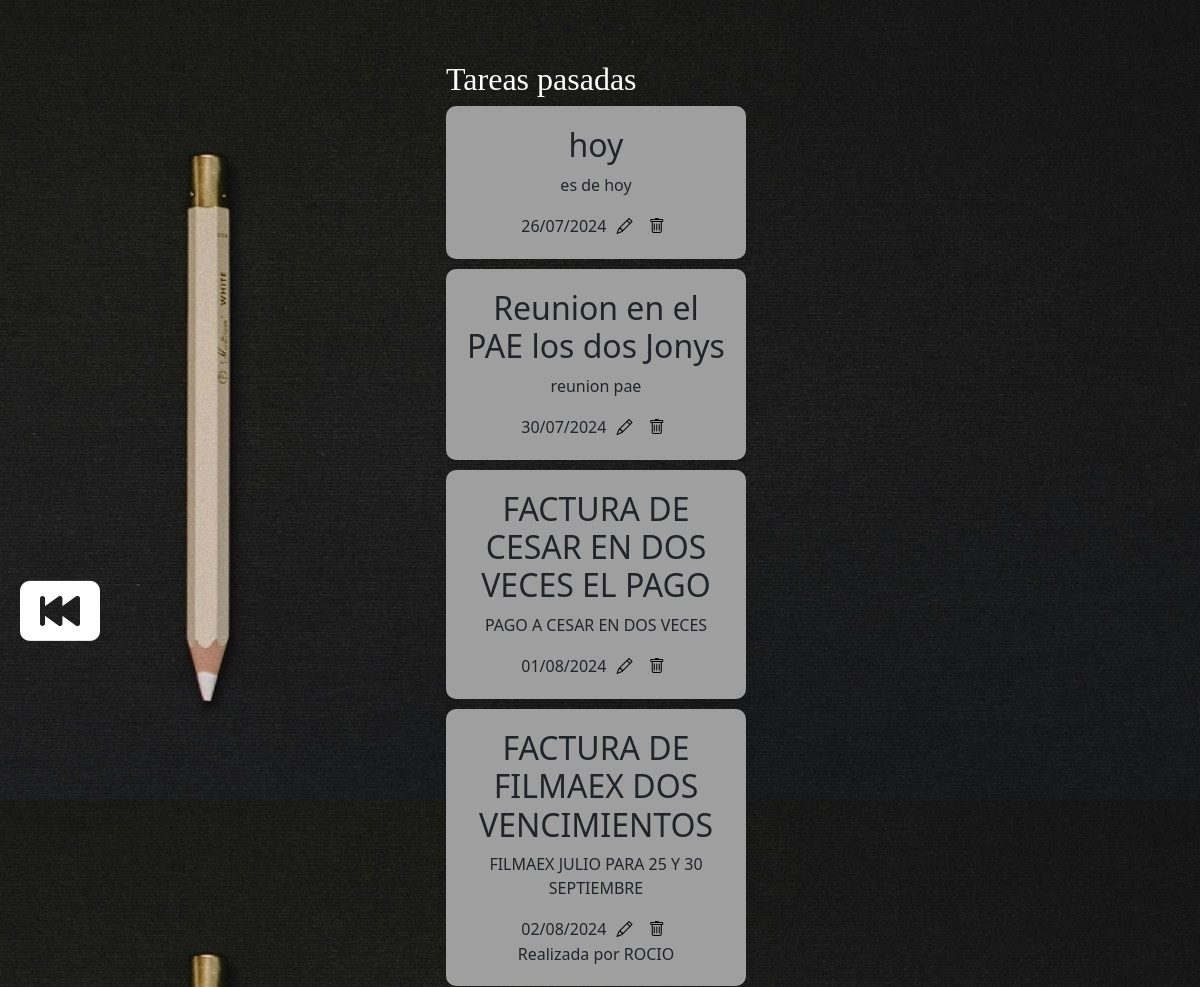
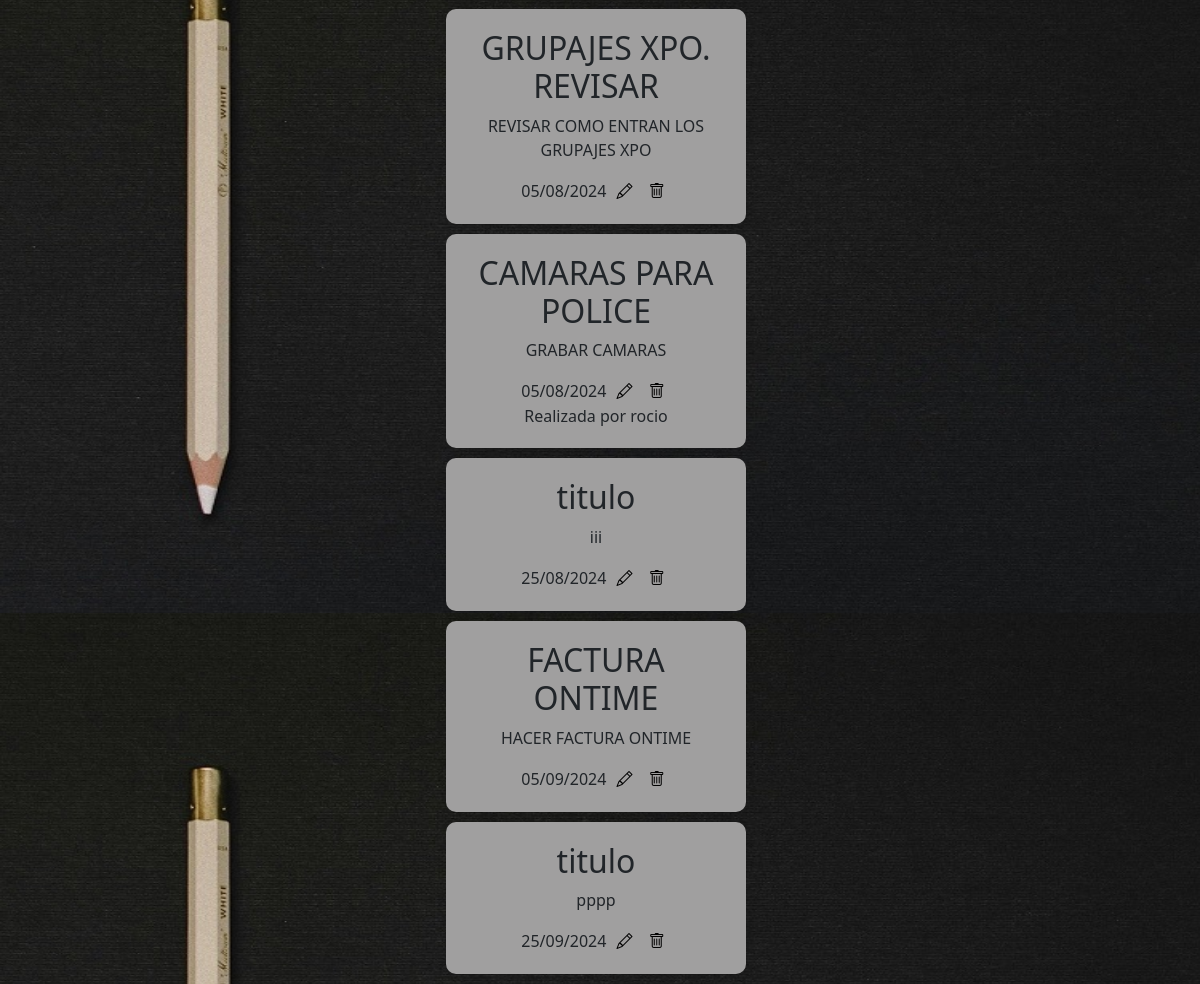
/pasadas, run on the app's committed database (2 pictures, top to bottom).
### models.py (models this page shows, shortened)
class Tarea(db.Base):
    __tablename__ = "tarea"
    id = Column(Integer, primary_key=True)
    titulo = Column(String(20), nullable=False)
    contenido = Column(String(200), nullable=False)
    fecha_alta = Column(DateTime, nullable=False)
    fecha_alerta = Column(Date, nullable=False)
    realizada = Column(Boolean, default=False)
    nombre_doc = Column(String(200))
    usuario = Column(String(20))

### tareas/tareas.py (the view)
    @app.route('/pasadas')
    def home_pasadas():
        hoy = datetime.today().date()
        lista_pasadas = db.session.query(Tarea).filter(Tarea.fecha_alerta < hoy).all()
        lista_pasadas_ordenada = sorted(lista_pasadas, key=lambda tarea: tarea.fecha_alerta)
        return render_template("tareas_pasadas.html", lista_pasadas = lista_pasadas_ordenada, hoy=hoy)

### db.py (called while the page is built, shortened)
@event.listens_for(engine, "connect")
def _sqlite_varios_procesos(dbapi_connection, connection_record):
    cursor = dbapi_connection.cursor()
    cursor.execute("PRAGMA journal_mode=WAL")
    cursor.fetchone()
    cursor.execute("PRAGMA busy_timeout=30000")
    cursor.close()

def close_session(error=None):
    if not has_request_context():
        return

    def __getattr__(self, name):
        if has_request_context():
            if 'db_session' not in g:
                g.db_session = Session()
                logger.info("Nueva sesion de BD creada para el request")
            return getattr(g.db_session, name)
        temp_session = Session()
        try:
            return getattr(temp_session, name)
        finally:
            temp_session.close()

### main.py (called while the page is built, shortened)
@app.before_request
def aplicar_permisos_usuario():
    if not current_user.is_authenticated:
        return None

### templates/tareas_pasadas.html (shortened to what this page needs)
<!DOCTYPE html>
<html lang="es">
<head>
  <link rel="stylesheet" href="static/maintareas.css">
  <link href="https://cdn.jsdelivr.net/npm/bootstrap@5.3.0-alpha1/dist/css/bootstrap.min.css" rel="stylesheet">
  <link href="https://cdn.jsdelivr.net/npm/bootstrap-icons@1.7.2/font/bootstrap-icons.css" rel="stylesheet">
  <link href="https://cdnjs.cloudflare.com/ajax/libs/bootstrap/5.1.3/css/bootstrap.min.css" rel="stylesheet">
</head>
<body>
<br>
<br>
<form href="/home/">
    <a href="/">
    <button type="button">
    <i class="bi bi-skip-backward-btn-fill custom-icon"></i>
    </button>
    </a>
    </form>
<div class="flex-container2">
  <h2 class="titulo2">Tareas pasadas</h2>
  {% for t in lista_pasadas %}
    <div class="post-it2">
    <h2>{{t.titulo}}</h2>
    <p class="contenido">{{t.contenido}}</p>
      <fecha>{{t.fecha_alerta.strftime('%d/%m/%Y')}}</fecha>
    <form action="/posponer/{{ t.id }}" method="POST" class="d-inline-flex align-items-center" onsubmit="return posponer(event, {{ t.id }})">
      <button type="submit"><i class="bi bi-pencil custom-icon2"></i></button>
    </form>
    <form action="/borrar_tarea/{{ t.id }}" method="POST" class="d-inline-flex align-items-center" onsubmit="return confirm('¿Estás seguro de que quieres borrar esta tarea?');">
      <button type="submit"><i class="bi bi-trash custom-icon2"></i></button>
    </form>
    {% if t.realizada %}
    <br>
    <a>Realizada por {{ t.usuario}} </a>
    {% endif %}
</div>
     {% endfor %}
    </div>
</body>
</html>

### static/maintareas.css (style rules this page uses)
body { background-image: url('fondo.jpg'); background-size: 1600px 800px; background-repeat: repeat; font-family: Arial, sans-serif; margin: 0; padding: 0; display: flex; justify-content: center; align-items: flex-start; height: 100vh; width: 100%; }
.flex-container, .flex-container2 { margin-top: 60px; }
.titulo2 { color:white; font-family: cursive; }
.post-it2 { background-color: #a09f9f; padding: 10px; border-radius: 10px; box-shadow: 0 4px 8px rgba(0, 0, 0, 0.1); margin-bottom: 10px; width: calc(33.33% - 20px); margin-right: 20px; margin-left: 0; width: 300px; padding: 20px; text-align: center; }
button { background-color: transparent; border: none; cursor: pointer; }
.custom-icon { font-size: 80px; color: #FFFFFF; background-color: transparent; padding: 0; margin: 0; width: 80px; height: 80px; position: absolute; left: 20px; top: 550px; }

### data on the page
Tarea: titulo "hoy", contenido "es de hoy", fecha_alerta "26/07/2024"
Tarea: titulo "Reunion en el PAE los dos Jonys", contenido "reunion pae", fecha_alerta "30/07/2024"
Tarea: titulo "FACTURA DE CESAR EN DOS VECES EL PAGO", contenido "PAGO A CESAR EN DOS VECES", fecha_alerta "01/08/2024"
Tarea: titulo "FACTURA DE FILMAEX DOS VENCIMIENTOS", contenido "FILMAEX JULIO PARA 25 Y 30 SEPTIEMBRE", fecha_alerta "02/08/2024", usuario "ROCIO"
Tarea: titulo "GRUPAJES XPO. REVISAR", contenido "REVISAR COMO ENTRAN LOS GRUPAJES XPO", fecha_alerta "05/08/2024"
Tarea: titulo "CAMARAS PARA POLICE", contenido "GRABAR CAMARAS", fecha_alerta "05/08/2024", usuario "rocio"
Tarea: titulo "titulo", contenido "iii", fecha_alerta "25/08/2024"
Tarea: titulo "FACTURA ONTIME", contenido "HACER FACTURA ONTIME", fecha_alerta "05/09/2024"
Tarea: titulo "titulo", contenido "pppp", fecha_alerta "25/09/2024"
